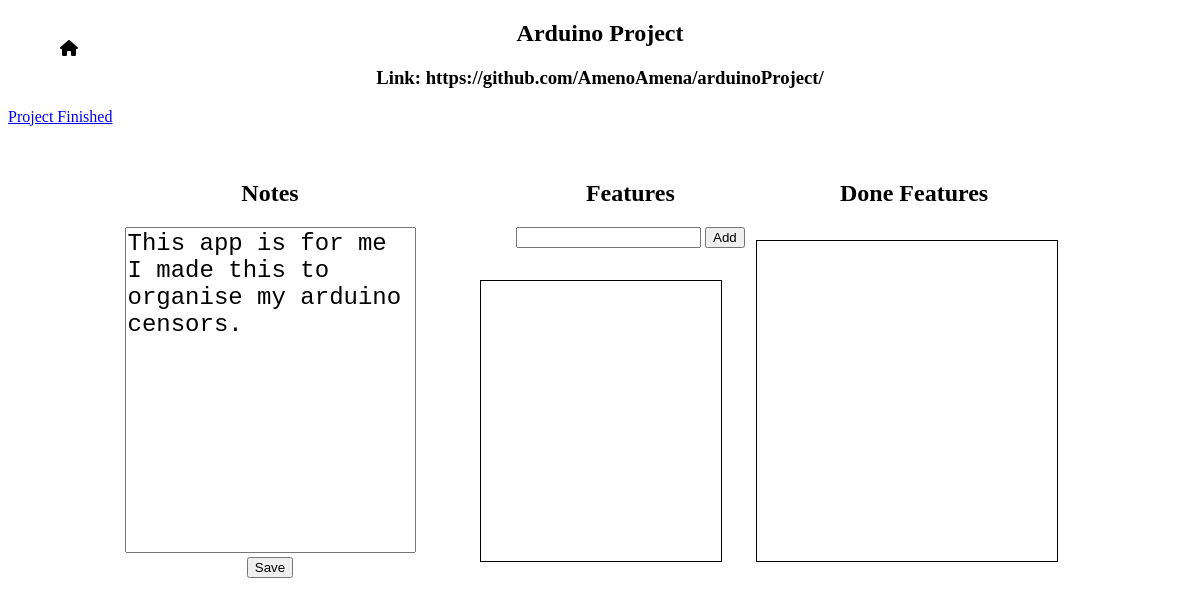
The app's page /project/Arduino Project with its own data.
### authentication/models.py (models this page shows, shortened)
class Project(models.Model):
    name = models.CharField(max_length=80,unique=True)
    link = models.URLField()
    notes = models.TextField(blank=True)
    features = models.ManyToManyField(Feature, blank=True)
    user = models.ForeignKey(User,on_delete=models.CASCADE)
    is_done = models.BooleanField(default=False)

### projects_shown/views.py (the view)
# urls.py: path("project/<str:project_name>", views.project_room, name='projects'),
def project_room(request,project_name):
    project = get_object_or_404(Project,name=project_name)
    form =  project_form()
    features = project.features.filter(feature_done = False)
    features_done = project.features.filter(feature_done = True)
    feature_form = feature_add()
    return render(request, 'projects_shown/project.html',{
        'project':project,
        'form':form,
        'feature_form':feature_form,
        'features':features,
        'done_features':features_done,
    })

### projects_shown/forms.py
class project_form(forms.ModelForm):
    class Meta:
        model = Project
        fields = {'link','notes','features'}
        widgets = {
            'link':forms.TextInput(attrs={'autocomplete':'off'}),
            'notes':forms.Textarea(attrs={'autocomplete':'off'}),
        }

class feature_add(forms.ModelForm):
    class Meta:
        model = Feature
        fields = {'feature_add'}
        widgets = {
            'feature_add':forms.TextInput(attrs={'autocomplete':'off'})
        }

### projects_shown/templates/projects_shown/project.html (shortened to what this page needs)
{% extends 'projects_shown/base.html' %}
{% load static %}
{% block title %}
<link rel="stylesheet" href="{% static 'projects_shown/css/project.css' %}">
{% endblock title %}
{% block body %}
<div class="home-page">
    <a href="{% url 'index' %}"><i class="fa-solid fa-house"></i></a>
</div>
<h2>{{project.name}}</h2>
    <div class="link">
        <h3>Link: <a href="{{ project.link }}" target="_blank">{{project.link}}</a>
    </h3>
    </div>
    <div class="notes">
        <h2>Notes</h2>
        <form method="post" action="{% url 'add_text' project_name=project.name %}">
            <textarea class="text-area" name="text-area">{{ project.notes }}</textarea>
            <br>
            <button type="submit">Save</button>
        </form>
    </div>
    <div class="feature">
        <h2>Features</h2>
        <form method="post" action="{% url 'add_feature' project_name=project.name feature=feature_form.feature_add.value %}">
            {{ feature_form.feature_add }}
            <button type="submit">Add</button>
        </form>
    </div>
<div class="feature_show">
</div>
<div class="done_f">
    <h2>Done Features</h2>
</div>
<div class="done_feature">
</div>
<div class="project_finished">
    <form method="post">
        <a href="{% url 'sure' project_name=project.name %}">Project Finished</a>
    </form>
</div>
{% endblock body %}

### projects_shown/static/projects_shown/css/project.css (style rules this page uses)
h2 { text-align: center; }
.link { text-align: center; }
.notes { width: 25%; height:auto; overflow-y: auto; position:absolute; left: 10%; top: 20%; text-align: center; }
.text-area { resize: none; height: 40vh; width: 95%; overflow-y: hidden; font-size: 1.5rem; }
.feature { position:absolute; top: 20%; left: 43%; }
.feature_show { border: 1px solid #000; width: 20%; height:35%; overflow: auto; position: absolute; top: 35%; left: 40%; }
h3 > a { text-decoration: none; color: black; }
.done_feature { border: 1px solid #000; width: 25%; height:40%; overflow: auto; position: absolute; top: 30%; left: 63%; }
.done_f { position: absolute; top: 20%; left: 70%; }
.home-page { position:absolute; top:5%; left:5%; }
.home-page > a { text-decoration: none; color: black; }

### records on screen
Project: name "Arduino Project", link "https://github.com/AmenoAmena/arduinoProject/", text-area "This app is for me I made this to organise my arduino censors."
